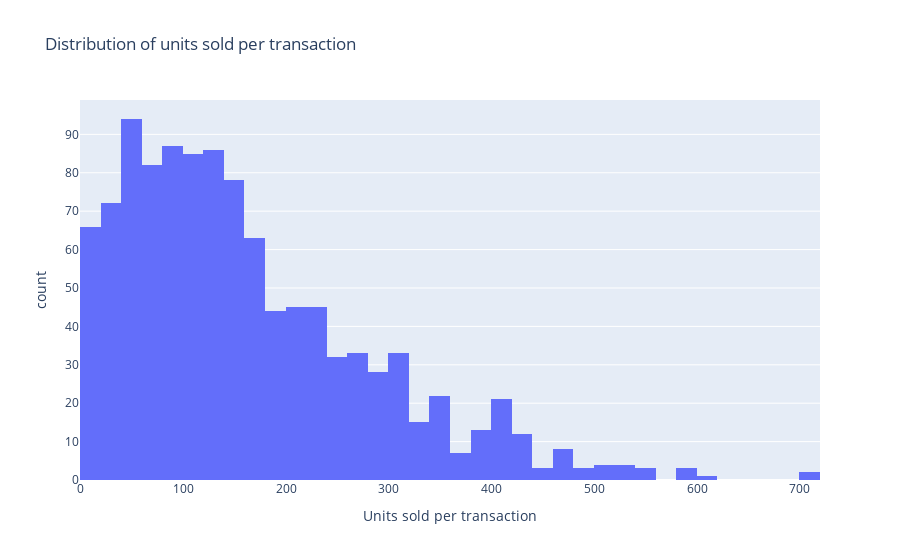

Notebook code for this chart:
### Markdown cell above
- Outlier detection in 'units_sold' column

### Code cell
# Verify the data distribution using a histogram
fig = px.histogram(df_sales, x = 'units_sold', title="Distribution of units sold per transaction", labels={ 'units_sold':'Units sold per transaction'})

fig.show()

### Figure 1 — Plotly figure (JSON) as saved in the notebook; plotly's stock layout.template omitted (floating-point values rounded to 4 significant figures; data arrays with more than 128 entries replaced by an {"elided": "..."} marker saying what was removed)
{"data": [{"alignmentgroup": "True", "bingroup": "x", "hovertemplate": "Units sold per transaction=%{x}<br>count=%{y}<extra></extra>", "legendgroup": "", "marker": {"color": "#636efa", "pattern": {"shape": ""}}, "name": "", "offsetgroup": "", "orientation": "v", "showlegend": false, "type": "histogram", "x": {"elided": "1094 int values"}, "xaxis": "x", "yaxis": "y"}], "layout": {"barmode": "relative", "legend": {"tracegroupgap": 0}, "title": {"text": "Distribution of units sold per transaction"}, "xaxis": {"anchor": "y", "domain": [0, 1], "title": {"text": "Units sold per transaction"}}, "yaxis": {"anchor": "x", "domain": [0, 1], "title": {"text": "count"}}}}
